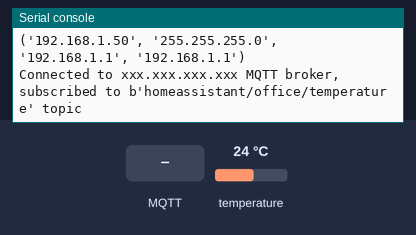
Simulated run of this program. Board: MicroPython board. Shown: the last lines printed to the serial console. The inputs (shaded band) are chosen by the test bench; at power-on: temperature 24 °C. WiFi joins after 1.5 s; no MQTT or app messages arrive unless stated; the clock reads 2024-03-15 10:24:30 at power-on unless the program sets it.

Above: at 2.8 s.
2.9 s: MQTT message "notification" arrives on the first subscribed topic
At 3.4 s:
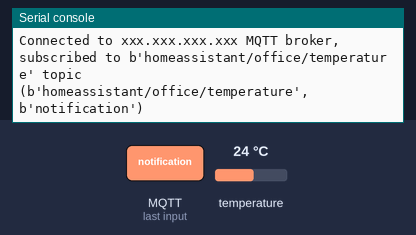
4.4 s: MQTT message "received" arrives on the first subscribed topic
At 5.6 s:
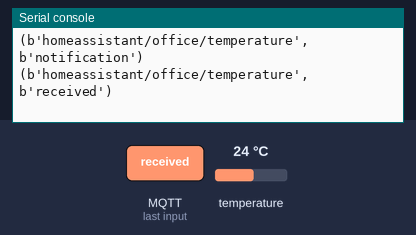
5.9 s: MQTT message "1" arrives on the first subscribed topic
At 6.9 s:
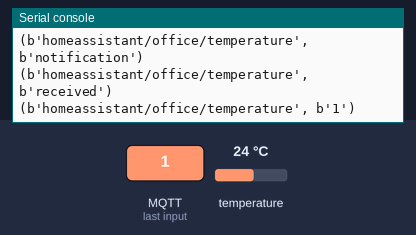
7.4 s: MQTT message "on" arrives on the first subscribed topic
At 8.0 s:
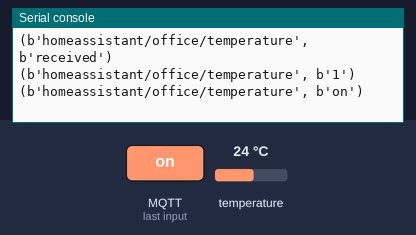
8.9 s: MQTT message "off" arrives on the first subscribed topic
At 10.4 s:
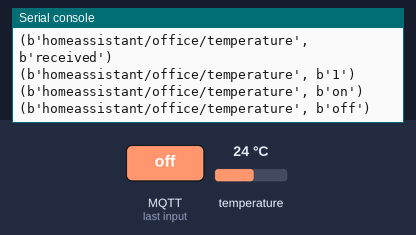

Measured:
- after the input at 2.9 s, the serial console: prints a new line at once (image 1)
- after the input at 4.4 s, the serial console: prints a new line at once (image 2)
- after the input at 5.9 s, the serial console: prints a new line at once (image 3)
- after the input at 7.4 s, the serial console: prints a new line at once (image 4)
- after the input at 8.9 s, the serial console: prints a new line at once (image 5)

The program:

tempmqtt.py
```python
from machine import Pin,SoftI2C
import time
from umqttsimple import MQTTClient
import ubinascii
import machine
import micropython
import network
from bmp280 import *
import gc
gc.collect()
last_message = 0
message_interval = 5
counter = 0

bus = SoftI2C(scl='P6_0', sda='P6_1', freq=100000)
bmp = BMP280(bus)

bmp.use_case(BMP280_CASE_INDOOR)

ssid = 'xxxxxxx'
password = 'xxxxxxxxxx'
mqtt_server = 'xxx.xxx.xxx.xxx'  #Replace with your MQTT Broker IP
mqtt_port = 1883
client_id = ubinascii.hexlify(machine.unique_id())
print(client_id)
topic_sub = b'homeassistant/office/temperature'
topic_pub = b'homeassistant/office/temperature'
user = b'homeassistant'
password1 = b'xxxxxxxxxxxxxxx'

station = network.WLAN(network.STA_IF)
station.active(True)
station.connect(ssid, password)

while station.isconnected() == False:
  pass

print('Connection successful')
print(station.ifconfig())


def sub_cb(topic, msg):
  print((topic, msg))
  if topic == b'notification' and msg == b'received':
    print('ESP received hello message')

def connect_and_subscribe():
  global client_id, mqtt_server, topic_sub
  client = MQTTClient(client_id, mqtt_server, mqtt_port, user, password1)
  client.set_callback(sub_cb)
  client.connect()
  client.subscribe(topic_sub)
  print('Connected to %s MQTT broker, subscribed to %s topic' % (mqtt_server, topic_sub))
  return client

def restart_and_reconnect():
  print('Failed to connect to MQTT broker. Reconnecting...')
  time.sleep(10)
  machine.reset()

try:
  client = connect_and_subscribe()
except OSError as e:
  restart_and_reconnect()

while True:
  try:
    client.check_msg()
    temperature=bmp.temperature
    if (time.time() - last_message) > message_interval:
      msg = str(temperature)
      client.publish(topic_pub, msg)
      last_message = time.time()
      counter += 1
  except OSError as e:
    restart_and_reconnect()
```
